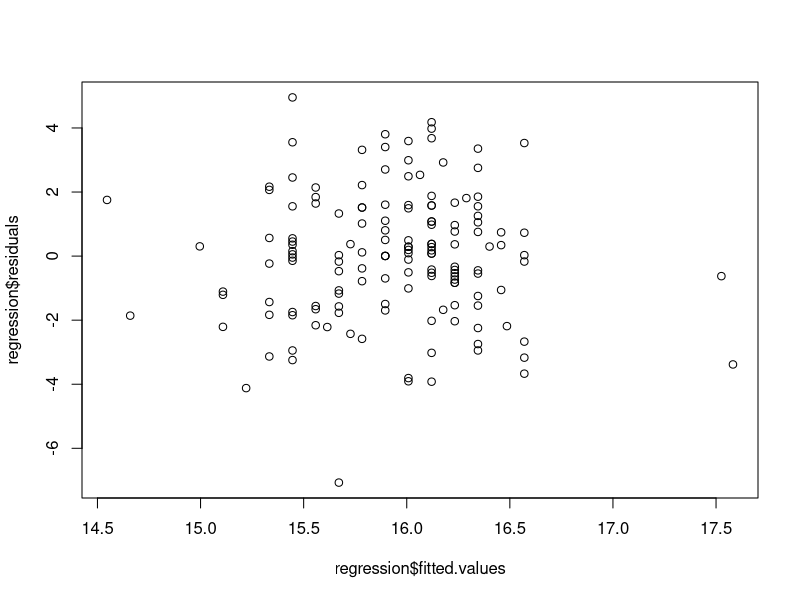
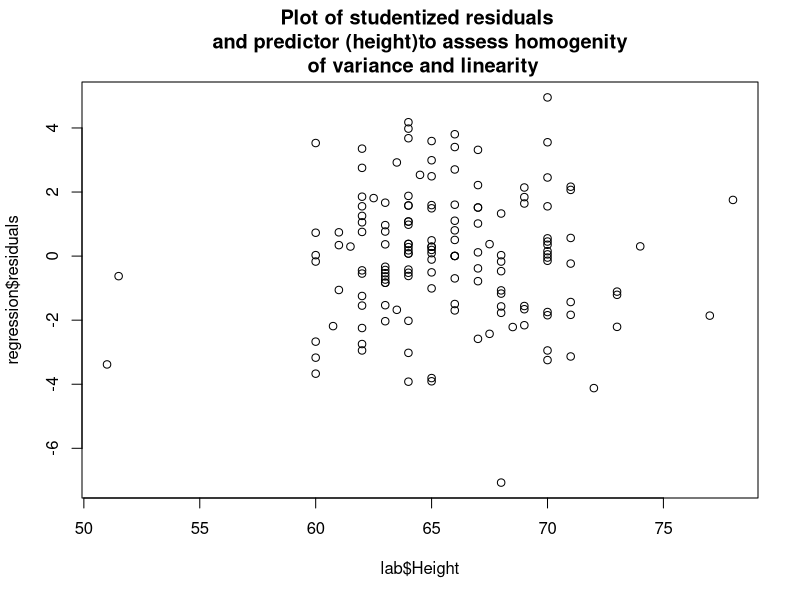
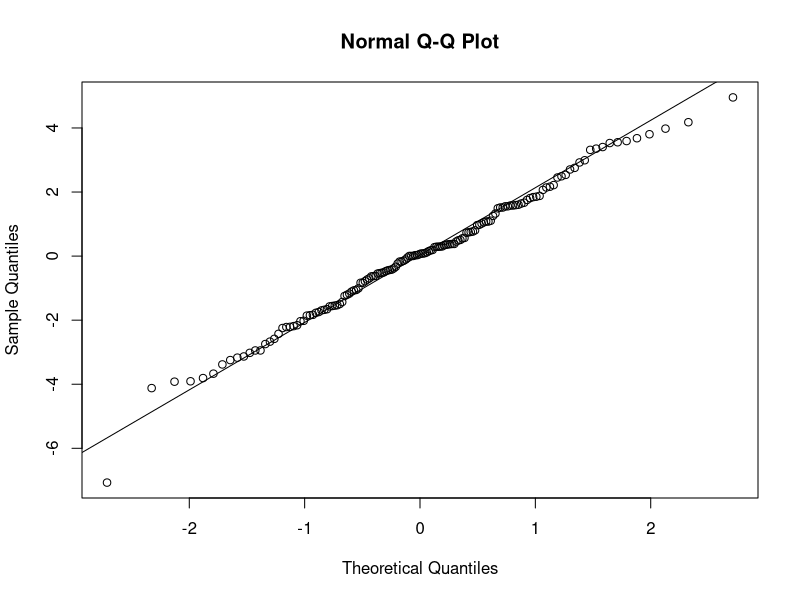
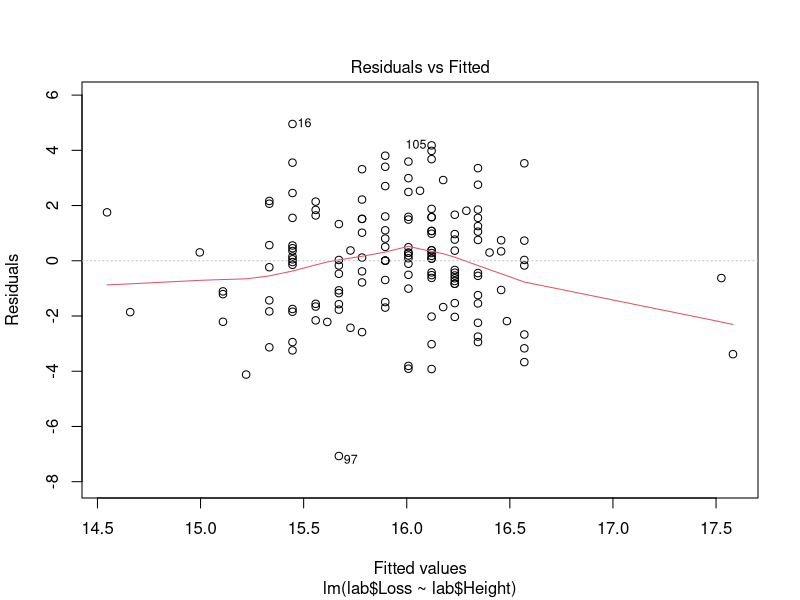
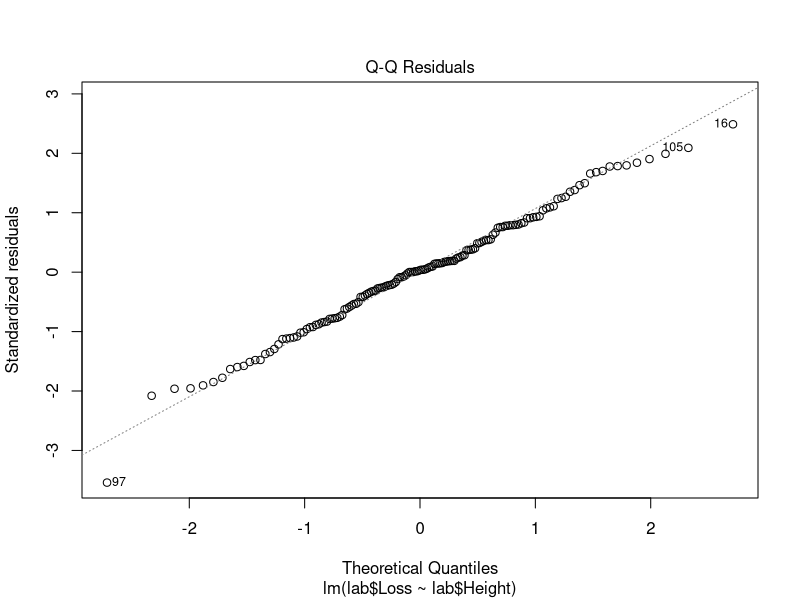
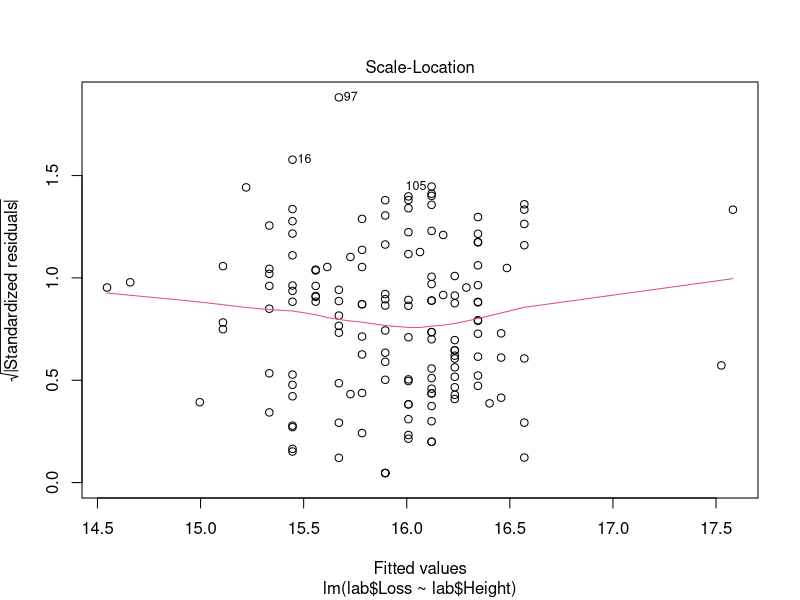
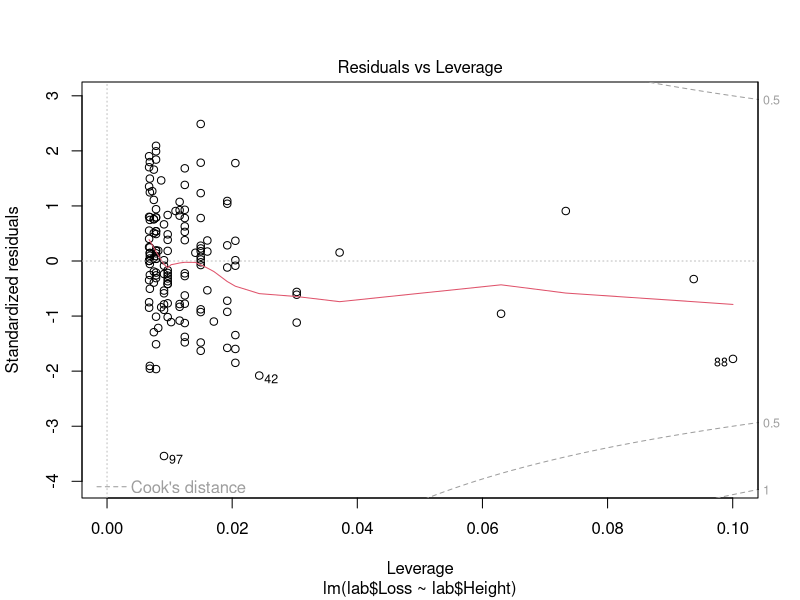

Write R code to recreate these figures, in order.
#####Research Question: Does a person's height predict his/her weight loss?

#####Procedure:

#Step 1: Conduct Univariate Analyses: Descriptive Statistics and Cleaning the Data

#Step 2: Conduct Bivariate Analyses

#Step 3: Conduct Simple OLS Regression Analyses

#Step 4: Assess the Model Assumptions

#Step 5: Examine Model Fit Diagnostics

#Step 6: Examine Data for Influential Observations

#Step 7: State a Conclusion

lab = read.csv("wt_loss_data.csv",sep=",") 


####Step 1:  Univariate Analyses: Descriptive Statistics and Cleaning the Data: 
##### See Correlstion Example

#### Step 2:  Conduct Bivariate Analyses
##### See Correlation Example

#### Step 3: Conduct Simple OLS Regression Analyses

regression = lm(lab$Loss ~ lab$Height)


#### Setp 4: Assess the Model Assumptions
##### 1) Plot of the standardized residuals against the standardized predicted outcome variable 

plot(regression$fitted.values,regression$residuals )


### Residual by Predicted: Equal amount above and below line. No outliers that would impact the slope of line. 
### Potential outliers on right side may impact the slope. Outlier at bottom may impact the coefficient. Linearity, Equal Variance, and Error Normality are met.

##### 2) Plot the standardized residuals against X

plot(lab$Height,regression$residuals, main = "Plot of studentized residuals \n  and predictor (height)to assess homogenity  \n of variance and linearity")


#Height by Loss: The dots are nicely scattered around. No Issues.

##### 3) Normal Quantile Plot of the standardized residuals

qqnorm(regression$residuals)
qqline(regression$residuals)


#Normality on Residuals: The residuals are normally distributed. No issues. The normality assumption is met.


#### Or you can just try statement "plot (regression)". It will give you all diagnostic figures defaulted by R.

plot (regression)


#### Setp 5:  Examine Model Fit Diagnostics

summary(regression)


##### 1st Step: Analysis of Variance Table: The Global F-Test of 7.18 is statistically significant at p=0.0082. If this was not significant, we would stop. Since it is significant, let's look at the other model fit diagnostics.

Reduced=lm(lab$Loss ~ lab$Height) #fit reduced model
Full=lm(lab$Loss~0+as.factor(lab$Height)) #fit full model
anova(Reduced, Full) #get lack-of-fit test


##### Lack of Fit: The null hypothesis is the that model has good fit, so we do not want to reject this one. The p-value of 0.3348 indicates that we do not reject the null hypothesis and conclude that we have good fit.

##### Summary of Fit Table: R-Squared is 0.0462. The independent variable, height, explains 4.62% of the variance in the dependent variable, weight loss. Ignore the Parameter Estimates for now.


### Step 6: Examine Data for Influential Observations

#### We will, again, use the results we output from statement "lm()".

#### We created a new dataset called "resid" which saves the necessary variables for us to examine to determine if any outliers are present in the data.

#### Look for potential influential observations: ##### Studentized Residuals: ??? 2 and ??? -2
##### Hat Diagonals: >2p/n or > (2)(2)/150 =0.0267: n=150; p=# of parameters including intercept.
##### Cook's D: > 4/n or > 4/150 = 0.0267; n= 150

library(MASS)
Studentized_Residuals=studres(regression)

Hat_Diagonals=lm.influence(regression)$hat
Cooks_d=cooks.distance(regression)

resid=as.data.frame(cbind(Studentized_Residuals,Hat_Diagonals,Cooks_d))
colnames(resid)=c("Studentized_Residuals","Hat_Diagonals","Cooks_D")

whole=cbind(lab,resid)


#### Studentized Residuals:

filter.studentized.residuals=whole[whole$Studentized_Residuals>=2|whole$Studentized_Residuals<=-2,]

filter.studentized.residuals


#We have 5 subjects who meet the criterion that the residuals are greater than and equal to 2, and 2 subjects who meet the criterion that the residuals are less than and equal to -2. The -3.70124 value is associated with a subject who lost 8.57 lbs.

#### Hat values > 0.0267

filter.hat=whole[whole$Hat_Diagonals>0.0267,]
filter.hat


# [redacted]


#### Cook's D values > 0.0267

filter.cooks.d=whole[whole$Cooks_D>0.0267,]
filter.cooks.d


#Cook's D values > 0.0267 should be considered. Our spicious outlier 8.57 is greater than the cutpoint and may potentially impact the regression coefficient. Our suspicious outlier 8.6 is the 0.057965 value. We have one other subject that is greater and has about three times the effect [number redacted]. Looking in the data set, this individual has weight loss of 14.2 and a height of 51 inches. This individual is also the Hat Diagonal of 0.1000403438.

#We should run the regression without each of these two data points to see if there is a difference in the model fit and the results below. For our purposes, let's assume no difference.

### Step 7: State a Conclusion

summary(regression)


#### The significant overall model (F(1,148)=7.18; p=.008) suggests that at least one slope in the model is significant. Because a height of zero does not make practical sense, the intercept should not be interpreted. If the intercept were to be interpreted, it would be "When height is zero, the mean weight loss was 23.31 pounds". For the variable, height, we interpret "as height increases by one inch, the associated mean decrease in weight loss is 0.11 pounds".


